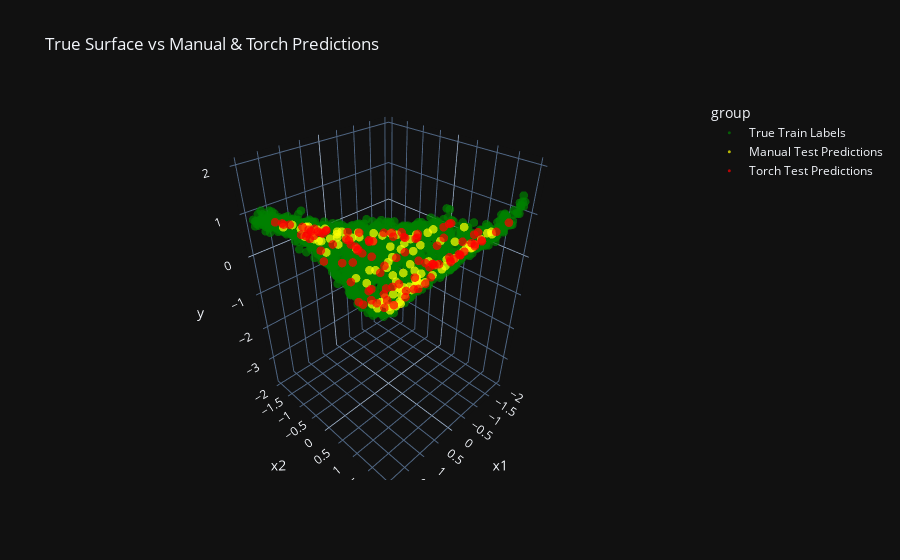

The notebook cell this image was saved under:
### Markdown cell above
### Now, really to wrap it up, something cool
We gonna plot the true surface via training labels as the reference cloud, and then overlay test predictions from both models to see how well they fit that surface.

### Code cell
import pandas as pd
import plotly.express as px

n_points = 100

# === Manual model: 100 new test points ===
x1_new = rng.uniform(-2.0, 2.0, size=n_points)
x2_new = rng.uniform(-2.0, 2.0, size=n_points)
X_test_manual = np.stack([x1_new, x2_new], axis=1)
y_pred_test_manual, _ = forward(X_test_manual, params)

df_test_manual = pd.DataFrame({
    "x1": X_test_manual[:,0],
    "x2": X_test_manual[:,1],
    "y": y_pred_test_manual.squeeze(),
    "group": "Manual Test Predictions"
})

# === PyTorch model: 100 new test points ===
X_test_torch_new = 4.0 * torch.rand(n_points, 2) - 2.0
with torch.no_grad():
    y_pred_test_torch = model(X_test_torch_new).cpu().numpy()

df_test_torch = pd.DataFrame({
    "x1": X_test_torch_new[:,0].numpy(),
    "x2": X_test_torch_new[:,1].numpy(),
    "y": y_pred_test_torch.squeeze(),
    "group": "Torch Test Predictions"
})

# === True surface: training labels ===
df_train_true = pd.DataFrame({
    "x1": X[:,0],
    "x2": X[:,1],
    "y": y.squeeze(),
    "group": "True Train Labels"
})

# Combine
df_all = pd.concat([df_train_true, df_test_manual, df_test_torch])

# Plot
fig = px.scatter_3d(
    df_all,
    x="x1", y="x2", z="y",
    color="group", opacity=0.7,
    title="True Surface vs Manual & Torch Predictions",
    color_discrete_map={
        "True Train Labels": "green",
        "Manual Test Predictions": "yellow",
        "Torch Test Predictions": "red"
    }
)

fig.update_traces(marker=dict(size=3))
fig.show()
